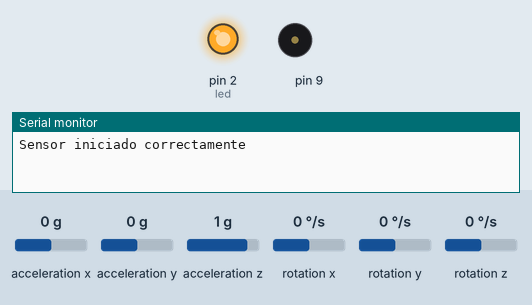
Recording of a sketch running on a simulated Arduino Uno, built with avr-gcc and run on an emulated ATmega328P. On the bench: output pins drawn as LEDs (lit = HIGH), buzzer (waves = sounding), the last lines printed to the serial monitor. Inputs (shaded band) come from the test bench; at power-on: rotation y 0 °/s, acceleration x 0 g, acceleration y 0 g, acceleration z 1 g, rotation x 0 °/s, rotation z 0 °/s.

Above: at 1.2 s.
1.3 s: rotation y set to 18 °/s
2.8 s: rotation y set to 23 °/s
At 3.6 s:
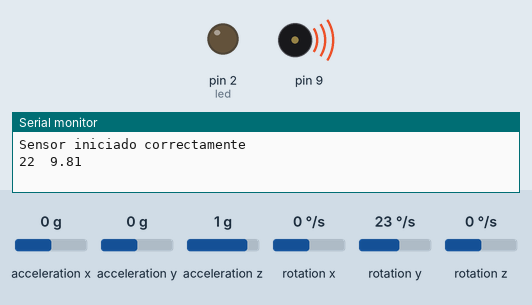
Timing chart, 0 to 11.8 s (numbered marks = the images above; inputs shaded):
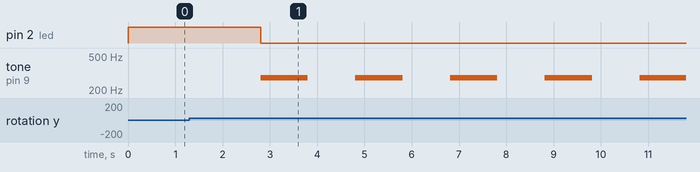

The sketch:

mpu-6050_simple.ino.ino
```cpp
// Librerias I2C para controlar el mpu6050
// la libreria MPU6050.h necesita I2Cdev.h, I2Cdev.h necesita Wire.h
#include "I2Cdev.h"
#include "MPU6050.h"
#include "Wire.h"
#include <toneAC.h>
// La dirección del MPU6050 puede ser 0x68 o 0x69, dependiendo
// del estado de AD0. Si no se especifica, 0x68 estará implicito
MPU6050 sensor;

// Valores RAW (sin procesar) del acelerometro y giroscopio en los ejes x,y,z
int ax, ay, az;
int gx, gy, gz;
float current_reading;
unsigned int peak_reading = 0;
unsigned int limit = 20;
bool is_new_lecture = false;
void setup() {
  Serial.begin(57600);    //Iniciando puerto serial
  Wire.begin();           //Iniciando I2C
  sensor.initialize();    //Iniciando el sensor
  pinMode(2, OUTPUT);  // led
  if (sensor.testConnection())
  { Serial.println("Sensor iniciado correctamente");
    digitalWrite(2, HIGH);
  } else {
    Serial.println("Error al iniciar el sensor");
  }
}


void loop() {
  sensor.getAcceleration(&ax, &ay, &az);
  sensor.getRotation(&gx, &gy, &gz);
  //float ax_m_s2 = ax * (9.81/16384.0);
  //float ay_m_s2 = ay * (9.81/16384.0);
  float az_m_s2 = az * (9.81/16384.0);
  // Leer las aceleraciones y velocidades angulares


  current_reading = gy * (250.0/32768.0);

  //Mostrar las lecturas separadas por un [tab]
  //Serial.print("[x y z] [x y z]:\t");
  //Serial.print("acx \t agy\n");
  //Serial.print(ax); Serial.print("\t");
  //Serial.print(ay); Serial.print("\t");
  //Serial.println(az_m_s2); //Serial.print("\t");

  //Serial.print(gy); Serial.print("\t");

  if (current_reading > limit)
  {
    digitalWrite(2, LOW);
    is_new_lecture = true;

  }
  if (is_new_lecture) {
    peak_reading = current_reading;
    is_new_lecture =  false;
    //sound(261, 2, 1000, 2000);
    digitalWrite(2, LOW);
    //Serial.print("Pico: ");
    Serial.print(peak_reading);
    Serial.print("\t");
    Serial.print(az_m_s2); Serial.print("\n");

    int intValue = intensity(peak_reading);
    sound(277, intValue, 1000, 1000);
  } else {
    if (current_reading > peak_reading) {
      peak_reading = current_reading;
    }
    if (current_reading < limit)
    {
      is_new_lecture = false;
      digitalWrite(2, HIGH);
    }
    delay(5);
  }
}
  void sound(unsigned int freq, int volume, unsigned int dur, unsigned int pause)
  {
    toneAC(freq, volume);
    delay(dur);
    toneAC();
    delay(pause);
  }

  int intensity(float value)
  {
    int volume;
    if (value < 80)
    {
      volume = 2;
    }
    if (value > 80 && value < 160)
    {
      volume = 2;
    }
    if (value > 160 && value < 220)
    {
      volume = 2;
    }
    if (value > 220)
    {
      volume = 2;
    }
    return volume;
  }
```

Measured:
- the behaviour switches between 20 and 21 °/s on rotation y (found by bisection; images 0 and 1)
- after the input at 1.3 s, every drawn part: stays the same
- after the input at 2.8 s, pin 2 (led): HIGH → LOW at once; tone on pin 9: alternates 277 Hz for 1.0 s and silent for 1.0 s, starting at once
